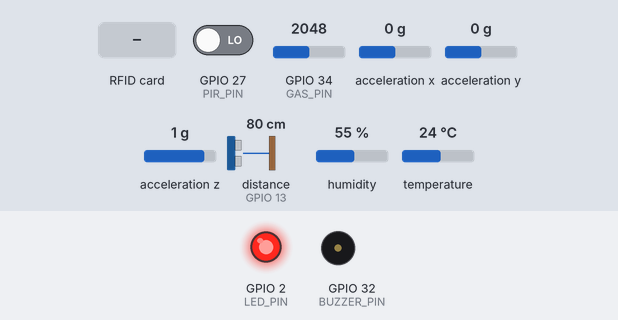
Bench run of a sketch on a simulated ESP32. Shown: output pins drawn as LEDs (lit = HIGH), buzzer (waves = sounding). Wiring (from diagram.json): ultrasonic range finder: trigger GPIO 12; echo GPIO 13; MPU-6050 motion sensor at I2C address 0x68. Inputs (shaded band) come from the test bench; at power-on: distance to the obstacle (sensor on GPIO 13) 80 cm, GPIO 34 (GAS_PIN) = 2048, GPIO 27 (PIR_PIN) LOW, acceleration x 0 g, acceleration y 0 g, acceleration z 1 g, humidity 55 %, temperature 24 °C. The echo pulse lasts 58.3 µs per cm; WiFi joins after 1.5 s; servers stay silent unless stated; pins used as bus, display or sensor lines are not drawn; what the sketch prints to the serial monitor is not drawn.

Above: at 3.0 s.
3.1 s: distance to the obstacle (sensor on GPIO 13) set to 54 cm
4.6 s: distance to the obstacle (sensor on GPIO 13) set to 47 cm
At 5.4 s:
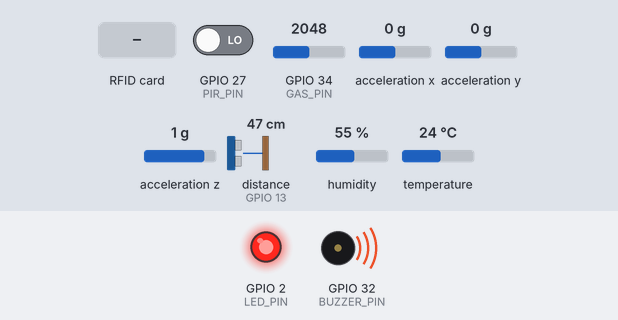
10.6 s: RFID card 01 02 03 04 held to the reader
At 11.9 s:
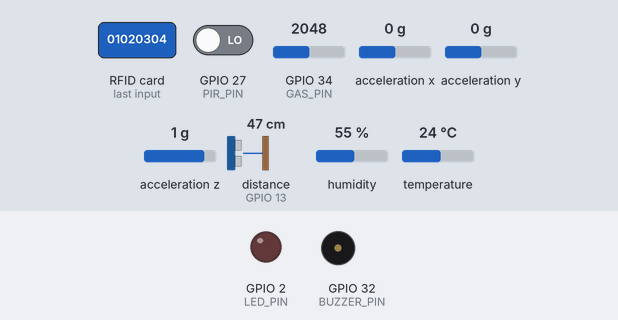
12.1 s: RFID card 5E 7A 19 C4 held to the reader
At 12.5 s:
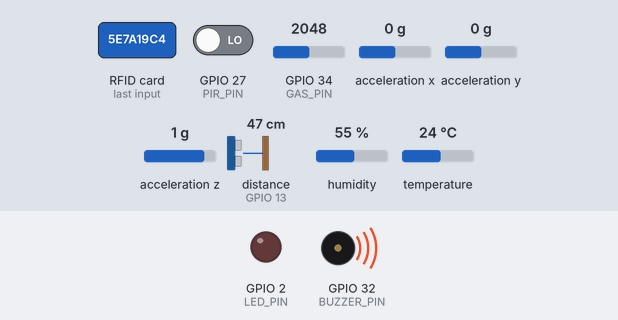
14.1 s: GPIO 34 (GAS_PIN) set to 2439
15.6 s: GPIO 34 (GAS_PIN) set to 2568
Timing chart, 0 to 18.6 s (numbered marks = the images above; inputs shaded):
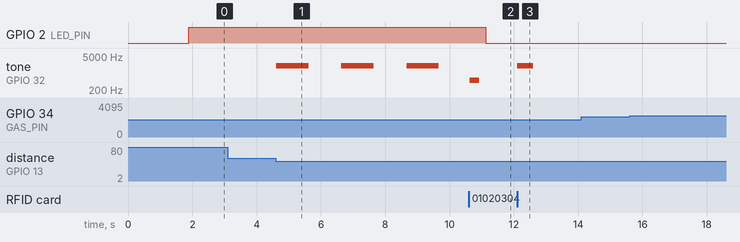

Measured:
- the behaviour switches between 51 and 50 cm on distance to the obstacle (sensor on GPIO 13) (found by bisection; images 0 and 1)
- after the input at 3.1 s, every drawn part: stays the same
- after the input at 4.6 s, tone on GPIO 32 (BUZZER_PIN): alternates 2000 Hz for 1.0 s and silent for 1.0 s, starting at once
- after the input at 10.6 s, GPIO 2 (LED_PIN): HIGH → LOW after 0.53 s
- after the input at 12.1 s, tone on GPIO 32 (BUZZER_PIN): silent → 2000 Hz at once, → silent 0.50 s later
- after the input at 14.1 s, every drawn part: stays the same

The sketch:

Sketch.ino
```cpp
#define BLYNK_TEMPLATE_ID "TMPL66EHBbSgs"
#define BLYNK_TEMPLATE_NAME "SentinelX"
#define BLYNK_AUTH_TOKEN "OeGjJkKpywz7WwNPKdPyEStyt8Y9UprG"

#include <WiFi.h>
#include <BlynkSimpleEsp32.h>
#include <SPI.h>
#include <MFRC522.h>
#include <Wire.h>
#include "DHT.h"

char auth[] = BLYNK_AUTH_TOKEN;
char ssid[] = "Wokwi-GUEST";
char pass[] = "";

// Pin Definitions
#define RST_PIN         4
#define SS_PIN          5
#define TRIG_PIN        12
#define ECHO_PIN        13
#define PIR_PIN         27
#define DHTPIN          15
#define GAS_PIN         34
#define BUZZER_PIN      32
#define LED_PIN         2
#define MPU_ADDR        0x68

#define DHTTYPE DHT22
DHT dht(DHTPIN, DHTTYPE);
MFRC522 mfrc522(SS_PIN, RST_PIN);
BlynkTimer timer;

// System Variables
bool isArmed = true; // Armed at start as requested
int16_t last_ax = 0;
const int tamperThreshold = 8000; // Increased threshold to avoid sensitive buzzing
unsigned long lastAlarmTime = 0;
const int alarmInterval = 2000; // Only print/buzz every 2 seconds to avoid "nonstop" noise

void myTimerEvent() {
  float temp = dht.readTemperature();
  int gasValue = analogRead(GAS_PIN);
  Blynk.virtualWrite(V0, isArmed ? 1 : 0);
  Blynk.virtualWrite(V1, temp);
  Blynk.virtualWrite(V2, gasValue);
}

void setup() {
  Serial.begin(115200);
  Blynk.begin(auth, ssid, pass);

  SPI.begin();
  mfrc522.PCD_Init();
  dht.begin();
  Wire.begin(21, 22);

  pinMode(TRIG_PIN, OUTPUT);
  pinMode(ECHO_PIN, INPUT);
  pinMode(PIR_PIN, INPUT);
  pinMode(BUZZER_PIN, OUTPUT);
  pinMode(LED_PIN, OUTPUT);

  // MPU6050 Wakeup
  Wire.beginTransmission(MPU_ADDR);
  Wire.write(0x6B);
  Wire.write(0);
  Wire.endTransmission(true);

  // Initial MPU reading to prevent immediate tamper alarm
  Wire.beginTransmission(MPU_ADDR);
  Wire.write(0x3B);
  Wire.endTransmission(false);
  Wire.requestFrom(MPU_ADDR, 2, true);
  last_ax = Wire.read()<<8|Wire.read();

  timer.setInterval(2000L, myTimerEvent);
  Serial.println("--- SentinelX System: ARMED & ONLINE ---");
}

void loop() {
  Blynk.run();
  timer.run();
  checkRFID();

  float temp = dht.readTemperature();
  int gasValue = analogRead(GAS_PIN);

  // 1. SAFETY LAYER: Always Active
  if (gasValue > 2500 || temp > 55.0) {
    triggerAlarm("CRITICAL: GAS/FIRE LEAK!");
  }

  // 2. SECURITY LAYER: Only if Armed
  if (isArmed) {
    digitalWrite(LED_PIN, HIGH);
    checkSecuritySensors();
  } else {
    // DISARMED: Turn everything off
    digitalWrite(LED_PIN, LOW);
    noTone(BUZZER_PIN);
  }
}

void checkRFID() {
  if (mfrc522.PICC_IsNewCardPresent() && mfrc522.PICC_ReadCardSerial()) {
    byte blueCard[4] = {0x01, 0x02, 0x03, 0x04}; // Ensure this matches your blue card UID
    bool isAuthorized = true;
    for (byte i = 0; i < 4; i++) {
      if (mfrc522.uid.uidByte[i] != blueCard[i]) isAuthorized = false;
    }

    if (isAuthorized) {
      isArmed = !isArmed;
      Serial.print("User Verified. System: ");
      Serial.println(isArmed ? "ARMED 🔒" : "DISARMED (Standby Mode) 🔓");

      if (!isArmed) noTone(BUZZER_PIN); // Kill alarm immediately on disarm

      Blynk.virtualWrite(V0, isArmed ? 1 : 0);
      tone(BUZZER_PIN, isArmed ? 1000 : 500, 300);
    } else {
      Serial.println("Unauthorized Key 🚫");
      triggerAlarm("TAMPER: Invalid RFID Attempt!");
    }
    delay(500);
    mfrc522.PICC_HaltA();
  }
}

void checkSecuritySensors() {
  // Motion
  if (digitalRead(PIR_PIN) == HIGH) {
    triggerAlarm("INTRUSION: Motion Detected");
  }

  // Proximity
  digitalWrite(TRIG_PIN, LOW); delayMicroseconds(2);
  digitalWrite(TRIG_PIN, HIGH); delayMicroseconds(10);
  digitalWrite(TRIG_PIN, LOW);
  float distance = pulseIn(ECHO_PIN, HIGH) * 0.034 / 2;
  if (distance < 50 && distance > 1) {
    triggerAlarm("INTRUSION: Proximity Alert");
  }

  // Tamper
  Wire.beginTransmission(MPU_ADDR);
  Wire.write(0x3B);
  Wire.endTransmission(false);
  Wire.requestFrom(MPU_ADDR, 2, true);
  int16_t ax = Wire.read()<<8|Wire.read();
  if (abs(ax - last_ax) > tamperThreshold) {
    triggerAlarm("TAMPER: System Movement");
  }
  last_ax = ax;
}

void triggerAlarm(String reason) {
  // Only trigger if at least 2 seconds have passed since the last pulse
  if (millis() - lastAlarmTime > alarmInterval) {
    Serial.println("🚨 " + reason);
    Blynk.logEvent("intrusion", reason); // Sends alert to phone
    tone(BUZZER_PIN, 2000, 1000); // Buzz for 1 second
    lastAlarmTime = millis();
  }
}
```
